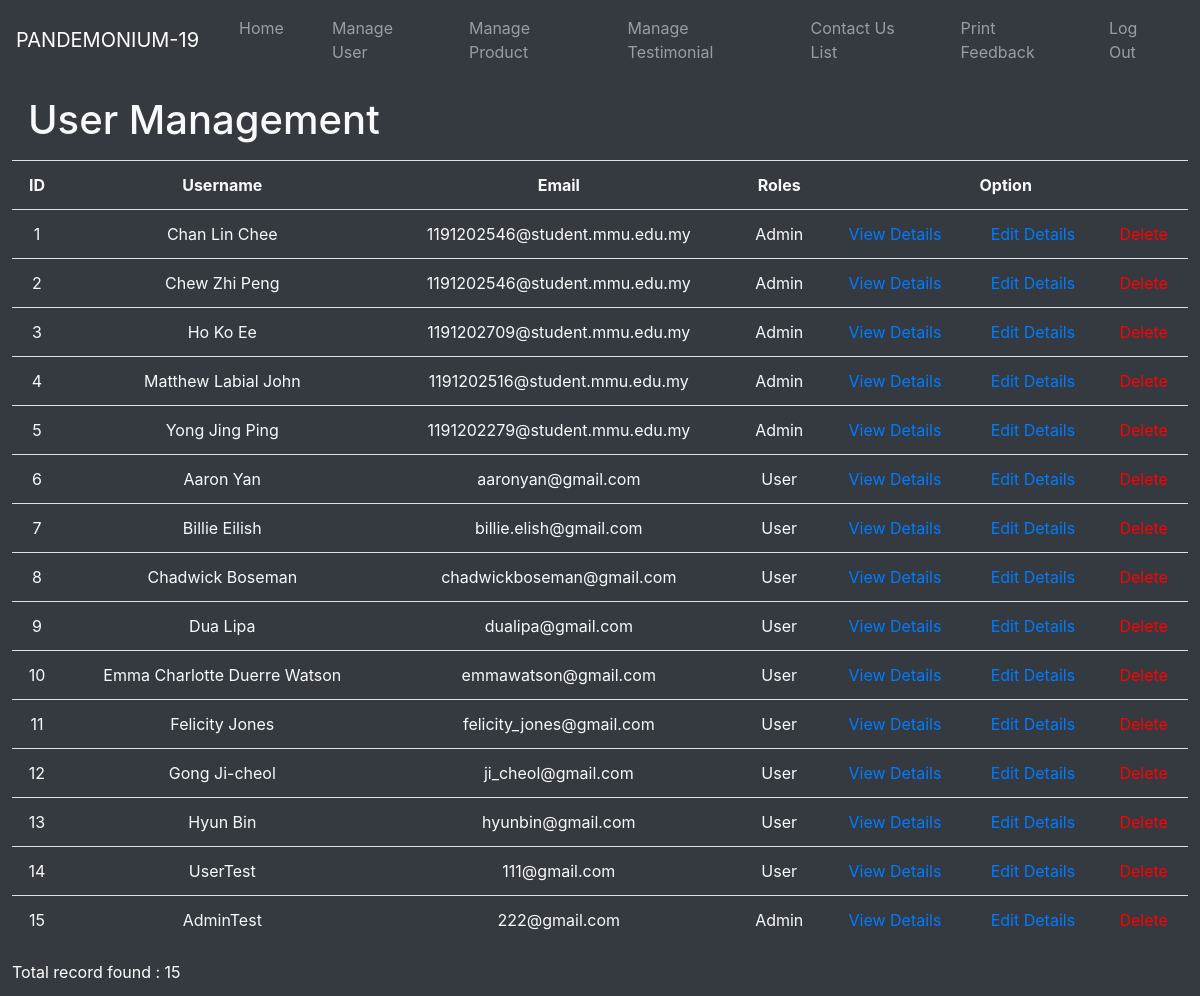
Page /admin/user_management.php on the earlier database version.
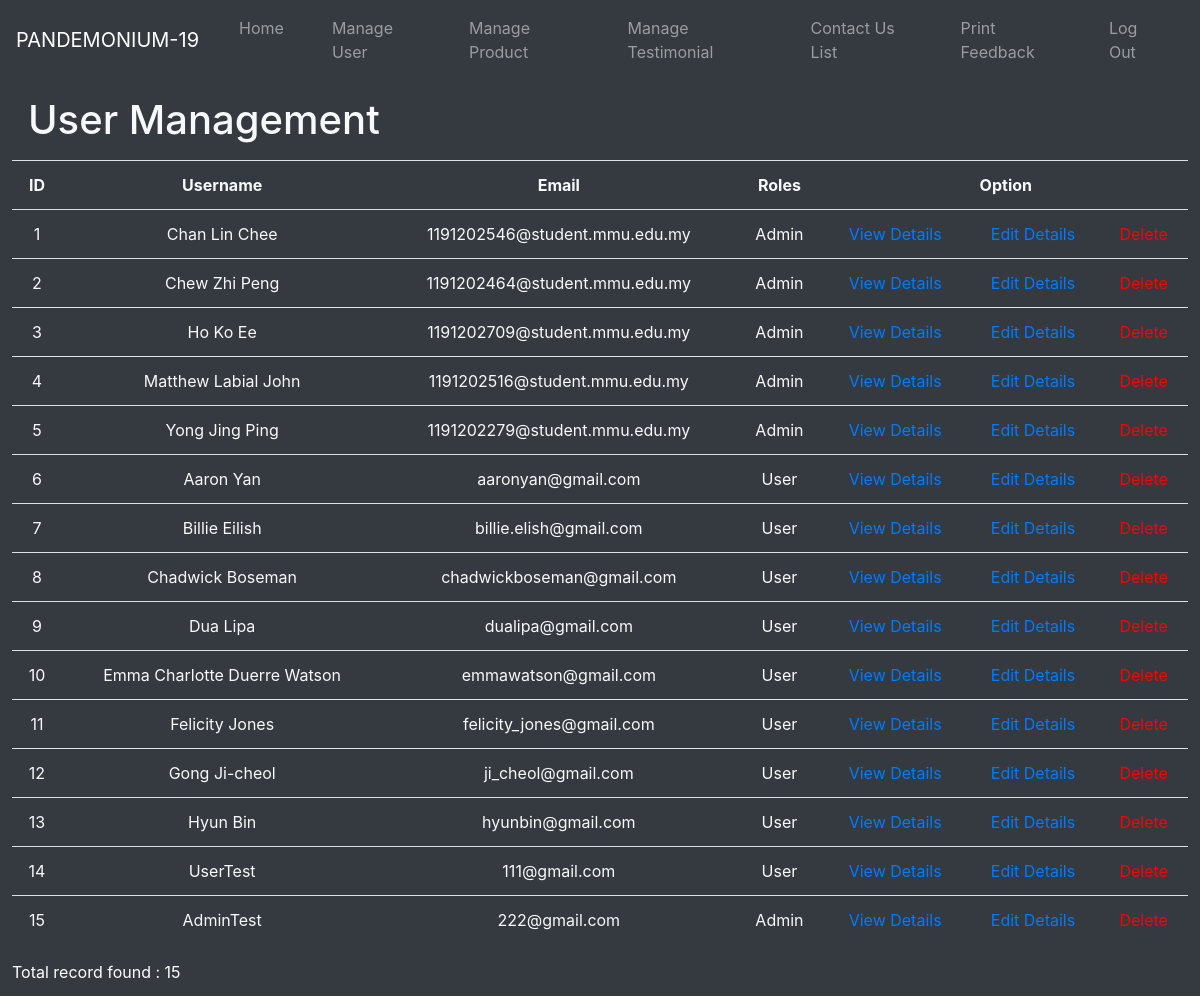
Same page on the later database version.
### tables this page shows
CREATE TABLE `user` (
  `userID` int(10) NOT NULL,
  `userName` varchar(50) NOT NULL,
  `userEmail` varchar(50) NOT NULL,
  `userContact` varchar(11) NOT NULL,
  `userPassword` varchar(50) NOT NULL,
  `gender` varchar(10) NOT NULL,
  `dateOfBirth` date NOT NULL,
  `residentialAddress` varchar(200) NOT NULL,
  `userType` enum('User','Admin') NOT NULL DEFAULT 'User'
);

### admin/user_management.php (the view, shortened to what this page needs)
<?php
	include("../database/connect.php");
?>
<!DOCTYPE html>
<html>
<head>
    <link rel="stylesheet" href="https://maxcdn.bootstrapcdn.com/bootstrap/4.0.0/css/bootstrap.min.css"
>
    <?php require("adminNav.php"); ?>
</head>
<body class="bg-dark text-light">
	<form method="get">
	<div class = "user-container" style="margin:1%;">
		<h1 class="m-3">User Management</h1>
		<table class="table">
			<tr>
				<th scope="col" class="text-center">ID</th>
				<th scope="col" class="text-center">Username</th>
				<th scope="col" class="text-center">Email</th>
				<th scope="col" class="text-center">Roles</th>
				<th scope="col" class="text-center" colspan="3">Option</th>
			</tr>
			<?php
			$result = mysqli_query($con,"select * from user");
			$numRow = mysqli_num_rows($result);
			while($row = mysqli_fetch_assoc($result))
			{
				$userid = $row['userID'];
			?>
			<tr>
				<td class="text-center"><?php echo $row['userID']?></td>
				<td class="text-center"><?php echo $row['userName']?></td>
				<td class="text-center"><?php echo $row['userEmail']?></td>
				<td class="text-center"><?php echo $row['userType']?></td>
				<td class="text-center"><a href="user_detail.php?id=<?php echo $userid;?>&pageset=true">View Details</a></td>
				<td class="text-center"><a href="user_detail_edit.php?id=<?php echo $userid;?>&pageedit=true">Edit Details</a></td>
				<td class="text-center"><a href="user_management.php?pagedelete&id=<?php echo $userid;?>" onclick="return confirmation()" style="color: red;">Delete</a></td>
			</tr>
			<?php
			}
			?>
		</table>
		<footer style="color: white;">Total record found : <?php echo $numRow?></footer>
	</div>
	</form>
</body>
</html>

Differences in the rows shown:
changed user "Chew Zhi Peng": userEmail "1191202546@student.mmu.edu.my" → "1191202464@student.mmu.edu.my"
